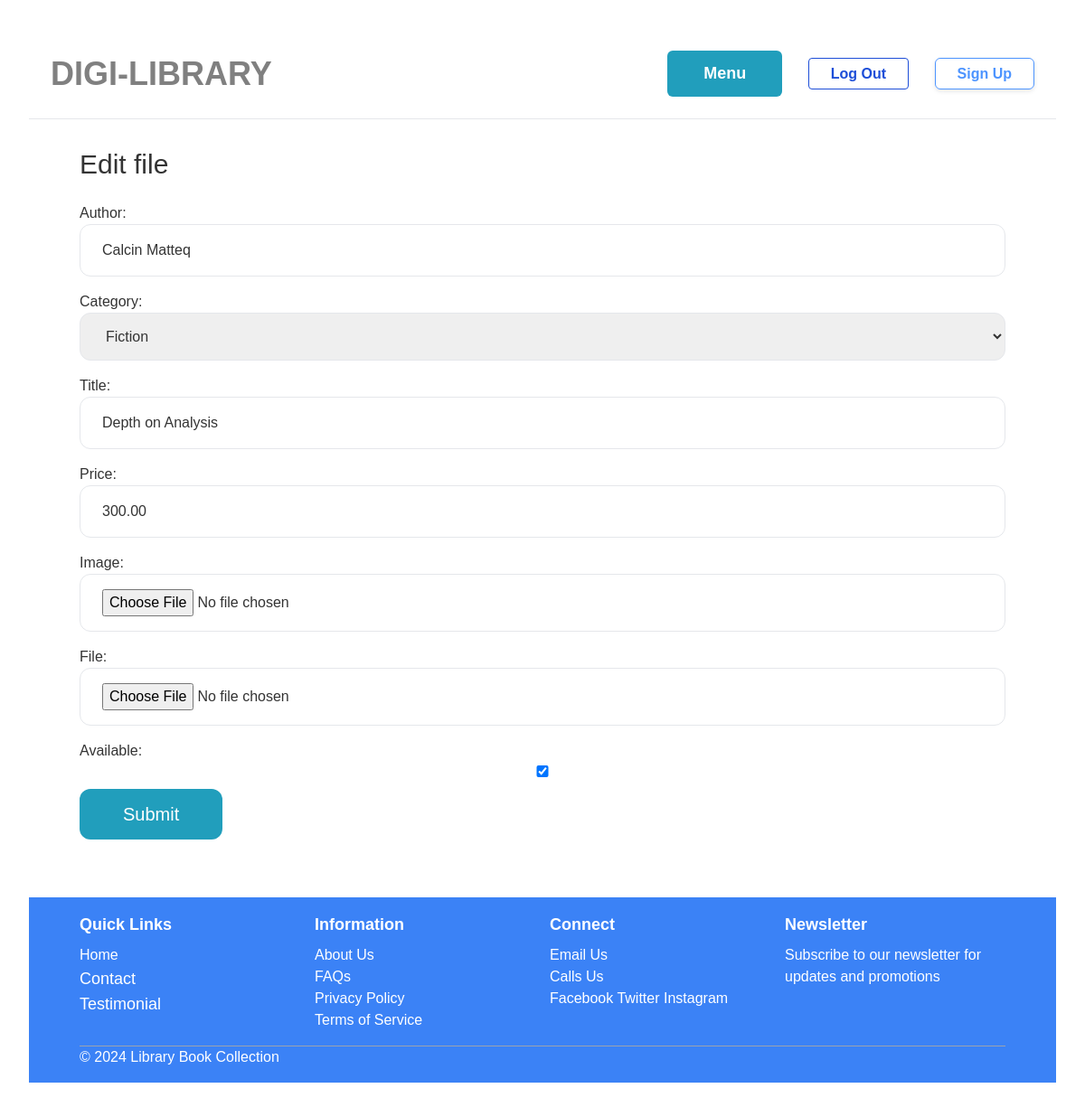
The app's page /file/3/edit/ (signed in) with its own data.
### file/models.py (models this page shows, shortened)
class File(models.Model):
    title = models.CharField(max_length=100)
    author = models.CharField(max_length=100)
    publication_year = models.PositiveIntegerField()
    category = models.ForeignKey(Category, related_name='files', on_delete=models.CASCADE)
    language = models.CharField(max_length=50)
    description = models.TextField(blank=True, null=True)
    available = models.BooleanField(default=True)
    rating = models.DecimalField(max_digits=3, decimal_places=2, null=True, blank=True)
    num_ratings = models.IntegerField(default=0)
    price = models.DecimalField(max_digits=10, decimal_places=2)
    image = models.ImageField(upload_to='file_images', blank=True, null=True)
    created_by = models.ForeignKey(User, related_name='uploaded_files', on_delete=models.CASCADE)
    created_at = models.DateTimeField(auto_now_add=True)
    file_type = models.CharField(max_length=50, choices=[('pdf', 'PDF'), ('slides', 'Slides'), ('doc', 'Doc')])
    file = models.FileField(upload_to='docs/')

### file/views.py (the view)
# urls.py: path('<int:pk>/edit/', views.edit, name='edit'),
@login_required
def edit(request, pk):
    file = get_object_or_404(File, pk=pk, created_by=request.user)
    if request.method == 'POST':
        form = EditFileForm(request.POST, request.FILES, instance=file)
        if form.is_valid():
            form.save()
            return redirect('file:detail', pk=file.id)
    else:
        form = EditFileForm(instance=file)
    return render(request, 'file/form.html', {
        'form': form,
        'title': 'Edit file',
    })

### file/forms.py
class EditFileForm(forms.ModelForm):
    class Meta:
        model = File
        fields = ('author', 'category', 'title', 'price', 'image', 'file', 'available', )
        widgets = {
            'author': forms.TextInput(attrs={'class': INPUT_CLASSES}),
            'title': forms.TextInput(attrs={'class': INPUT_CLASSES}),
            'category': forms.Select(attrs={'class': INPUT_CLASSES}),
            'price': forms.TextInput(attrs={'class': INPUT_CLASSES}),
            'image': forms.FileInput(attrs={'class': INPUT_CLASSES}),
            'file': forms.FileInput(attrs={'class': INPUT_CLASSES}),
            'available': forms.CheckboxInput(attrs={'class': INPUT_CLASSES})
        }

### file/models.py (called while the page is built)
    def __str__(self):
        return self.name

### file/templates/file/form.html (shortened to what this page needs)
{% extends 'books/base.html' %}
{% block content %}
    <h1 class="mb-6 text-3xl">{{ title }}</h1>
    <form method="post" action="." enctype="multipart/form-data">
        <div class="space-y-4">
            {{ form.as_p }}
        </div>
        <button style="margin-top: 6px; padding: 0.8rem 3rem; font-size: 1.25rem; background-color: #219ebc; color: #ffffff; border-radius: 0.75rem; cursor: pointer; transition: background-color 0.25s ease-in-out;">Submit</button>
    </form>
{% endblock %}

### records on screen
File: author "Calcin Matteq", category "Fiction", title "Depth on Analysis", price "300.00", available "☑"

### other values on screen
{{ title }} "Edit file"
